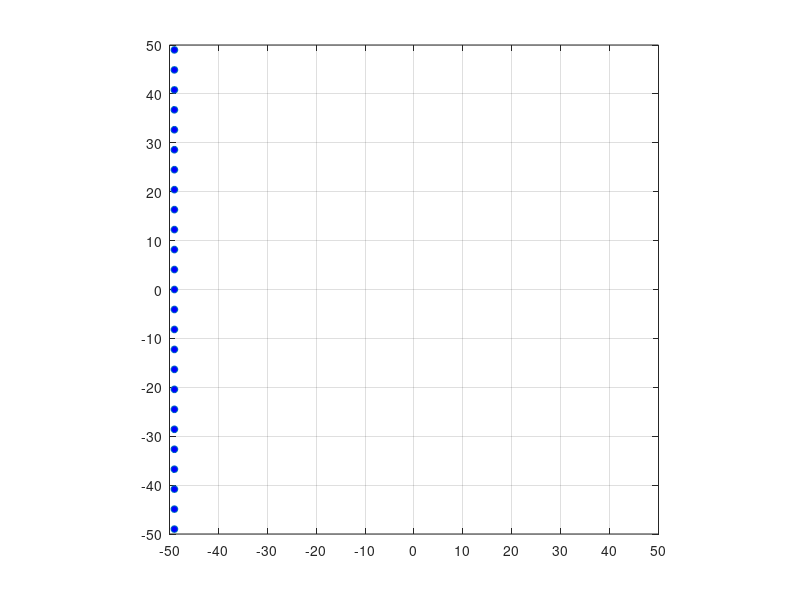

This figure's MATLAB source: (Note: this script raises an error after producing the figure.)
clc; clear; close all

%% Initialise particles' state
inlet_velocity = 1; % inlet fluid flow velocity
box_xmax = 100; % max box width
box_ymax = 100; % max box breadth
time = 1000; % equal to iterations

size = 2; % particle diameter
nX = floor((box_xmax/size)/2) + 10;
nY = floor((box_ymax/size)/2);
nPart = nX*nY;
xloc = linspace(-box_xmax/2 + size/2 - (nX-1)*2*size,-box_xmax/2 + size/2,nX);
yloc = linspace(-box_ymax/2 + size/2,box_ymax/2 - size/2,nY);
dY = yloc(2) - yloc(1);
ctrY = 1;
minX = min(xloc)-2*size;
[initX, initY] = meshgrid(xloc,yloc);
initX = reshape(initX,1,[]);
initY = reshape(initY,1,[]);
initAngle = zeros(1,nPart); % initial angle w.r.t x-axis
initSpeed = inlet_velocity*ones(1,nPart); % initial speed in units/iteration
cellSize_x = box_xmax/floor(box_xmax/size); % Hash grid cell size
cellSize_y = box_ymax/floor(box_ymax/size);
cellNos_x = floor(box_xmax/size); % No. of cells
cellNos_y = floor(box_ymax/size);
collisionCtr = 0;

%% Simulate particles
X = zeros(time,length(initX));
Y = zeros(time,length(initY));
X(1,:) = initX;
Y(1,:) = initY;

velX = zeros(time,length(initX));
velY = zeros(time,length(initY));
velX(1,:) = initSpeed.*cosd(initAngle);
velY(1,:) = initSpeed.*sind(initAngle);
velX0 = velX(1,:);
velY0 = velY(1,:);

xmax = box_xmax/2 - size/2;
xmin = -box_xmax/2 + size/2;
ymax = box_ymax/2 - size/2;
ymin = -box_ymax/2 + size/2;

% calculate particles' coordinates for all times
for i = 2:time
    % move particle
    X(i,:) = X(i-1,:) + velX0;
    Y(i,:) = Y(i-1,:) + velY0;
    minX = minX + inlet_velocity;

    % collision with wall
    velY0 = velY0.*(((Y(i,:) > ymax) + (Y(i,:) < ymin) - 0.5)/(-0.5));
    Y(i,:) = Y(i,:) - 2*((Y(i,:) > ymax).*rem(Y(i,:), ymax));
    Y(i,:) = Y(i,:) + 2*((Y(i,:) < ymin).*abs(rem(Y(i,:), ymin)));

    % Indices for particles inside the box
    partI = find(X(i,:)>=xmin & X(i,:)<=xmax);

    % Reset grid
    lookup = zeros(cellNos_x,cellNos_y);

    % Assign particles to grid
    for p = partI
        cellX = ceil((box_xmax/2 + X(i,p))/cellSize_x); 
        cellY = ceil((box_ymax/2 + Y(i,p))/cellSize_y);
        lookup(cellX,cellY) = p;
    end

    % Check neighbouring cells for each particle and register collision
    for m = partI
        cellX = ceil((box_xmax/2 + X(i,m))/cellSize_x); 
        cellY = ceil((box_ymax/2 + Y(i,m))/cellSize_y);

        for x = (cellX-1):(cellX+1)
            for y = (cellY-1):(cellY+1)
                if x >= 1 && x <= cellNos_x && y >= 1 && y <= cellNos_y
                    if lookup(x,y) ~= 0
                        n = lookup(x, y);
                        collisionCtr = collisionCtr + 1;
                        if (sqrt((X(i,m) - X(i,n))^2 + (Y(i,m) - Y(i,n))^2) < size) && m~=n
                            slopeVect = [(X(i,m) - X(i,n)) (Y(i,m) - Y(i,n))];
                            slopeVect = slopeVect/norm(slopeVect); % unit vector
                            velVect_m = [velX0(m) velY0(m)];
                            velVect_n = [velX0(n) velY0(n)];

                            % resolve velX and velY along line-of-collision coordinates
                            velParallel = [dot(velVect_m,slopeVect)*slopeVect; dot(velVect_n,slopeVect)*slopeVect];
                            velPerpendicular = [velVect_m; velVect_n] - velParallel;

                            % exchange momentum (parallel velocities swap if same mass)
                            velParallel([1 2],:) = velParallel([2 1],:);

                            % check if velocities separate particles
                            if dot(slopeVect, velParallel(1,:) - velParallel(2,:)) < 0
                                velParallel([1 2],:) = velParallel([2 1],:);
                            end

                            % resolve velocities in velX and velY directions
                            velX0([m n]) = [velParallel(1,1)+velPerpendicular(1,1), velParallel(2,1)+velPerpendicular(2,1)];
                            velY0([m n]) = [velParallel(1,2)+velPerpendicular(1,2), velParallel(2,2)+velPerpendicular(2,2)];
                        end
                    end
                end
            end
        end
    end
    
    % update velocity array
    velX(i,:) = velX0;
    velY(i,:) = velY0;

    % Detect exited particles and transfer them at inlet
    partO = find(X(i,:)>xmax);
    for p = partO
        if ctrY > nY
            minX = minX - 2*size;
            ctrY = 1;
        end
        X(i,p) = minX;
        Y(i,p) = ymin + (ctrY-1)*dY;
        velX(i,p) = inlet_velocity;
        velY(i,p) = 0;
        ctrY = ctrY + 1;
    end
end

%% Evaluate thermo-physical quantities
speed = zeros(time,length(initX));
for i = 1:time
    speed(i,:) = sqrt(velX(i,:).^2 + velY(i,:).^2);
end


%% Animate particles and make video

% v = VideoWriter('gas');
% v.Quality = 100;
% open(v);

p=plot(X(1,:),Y(1,:),'o','MarkerFaceColor','blue', 'MarkerSize', size*2.5);
axis equal;
axis([-box_xmax/2 box_xmax/2 -box_ymax/2 box_ymax/2]);
xticks(-box_xmax/2:10:box_xmax/2);
yticks(-box_ymax/2:10:box_ymax/2);
grid on;
drawnow;
for i = 2:time
    w = waitforbuttonpress;
    if w == 1
        p.XData = X(i,:);
        p.YData = Y(i,:);
        drawnow;
    end

    % p.XData = X(i,:);
    % p.YData = Y(i,:);
    % drawnow;

    % frame = getframe(gcf);
    % writeVideo(v, frame);
end
% close(v);